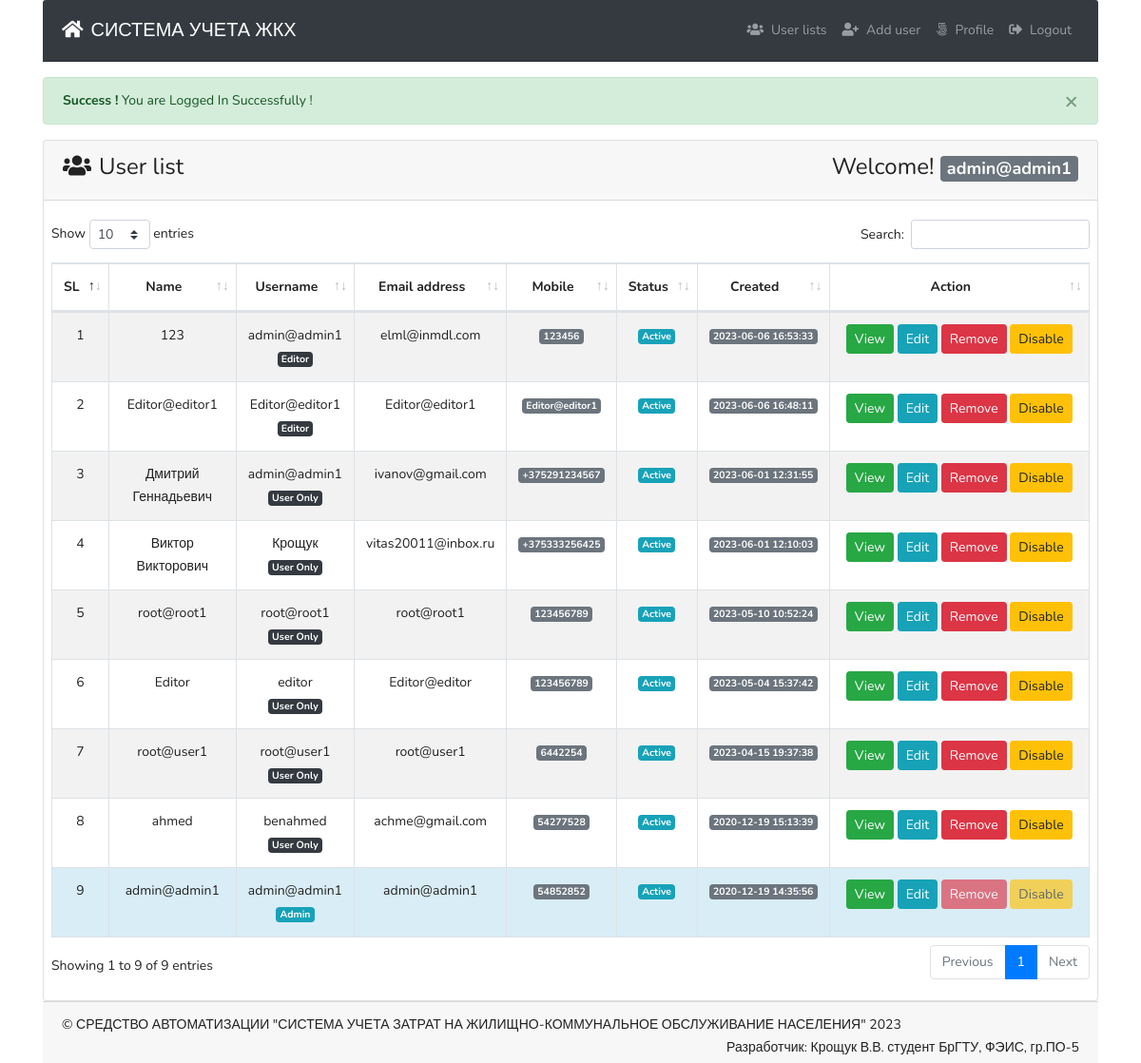
Screenshot of /indexOne.php (signed in) with the database file from the repository.
### tables this page shows
CREATE TABLE IF NOT EXISTS `tbl_users` (
  `id` int NOT NULL AUTO_INCREMENT,
  `name` varchar(255) DEFAULT NULL,
  `username` varchar(255) DEFAULT NULL,
  `email` varchar(255) DEFAULT NULL,
  `password` varchar(255) DEFAULT NULL,
  `mobile` varchar(25) DEFAULT NULL,
  `roleid` tinyint DEFAULT NULL,
  `isActive` tinyint DEFAULT '0',
  `created_at` timestamp NOT NULL DEFAULT CURRENT_TIMESTAMP,
  `updated_at` timestamp NOT NULL DEFAULT CURRENT_TIMESTAMP,
  PRIMARY KEY (`id`),
  KEY `id` (`id`)
);

### lib/Session.php (called while the page is built, shortened)
<?php
class Session{
  public static function get($key){
    if (isset($_SESSION[$key])) {
      return $_SESSION[$key];
    }else{
      return false;
    }
  }
}

### classes/Users.php (called while the page is built, shortened)
<?php
include 'lib/Database.php';
include_once 'lib/Session.php';
class Users{
  private $db;
  public function __construct(){
    $this->db = new Database();
  }
   public function formatDate($date){
      $strtime = strtotime($date);
    return date('Y-m-d H:i:s', $strtime);
   }
  public function selectAllUserData(){
    $sql = "SELECT * FROM tbl_users ORDER BY id DESC";
    $stmt = $this->db->pdo->prepare($sql);
    $stmt->execute();
    return $stmt->fetchAll(PDO::FETCH_OBJ);
  }
}

### lib/Database.php (called while the page is built, shortened)
<?php
class  Database{
  public $pdo;
  public function __construct(){
    if (!isset($this->pdo)) {
      try {
        $link = new PDO('mysql:host='.DB_HOST.'; dbname='.DB_NAME, DB_USER, DB_PASS);
        $link->setAttribute(PDO::ATTR_ERRMODE, PDO::ERRMODE_EXCEPTION);
        $link->exec("SET CHARACTER SET utf8");
        $this->pdo  =  $link;
      } catch (PDOException $e) {
        die("Connection error...".$e->getMessage());
      }
    }
  }
}

### indexOne.php (the view, shortened to what this page needs)
<?php
include 'inc/header.php';
$logMsg = Session::get('logMsg');
if (isset($logMsg)) {
  echo $logMsg;
}
?>
      <div class="card ">
        <div class="card-header">
          <h3><i class="fas fa-users mr-2"></i>User list <span class="float-right">Welcome! <strong>
            <span class="badge badge-lg badge-secondary text-white">
<?php
$username = Session::get('username');
if (isset($username)) {
  echo $username;
}
 ?>
</span>
        </strong></span></h3>
        </div>
        <div class="card-body pr-2 pl-2">
          <table id="example" class="table table-striped table-bordered" style="width:100%">
                  <thead>
                    <tr>
                      <th  class="text-center">SL</th>
                      <th  class="text-center">Name</th>
                      <th  class="text-center">Username</th>
                      <th  class="text-center">Email address</th>
                      <th  class="text-center">Mobile</th>
                      <th  class="text-center">Status</th>
                      <th  class="text-center">Created</th>
                      <th  width='25%' class="text-center">Action</th>
                    </tr>
                  </thead>
                  <tbody>
                    <?php
                      $allUser = $users->selectAllUserData();
                      if ($allUser) {
                        $i = 0;
                        foreach ($allUser as  $value) {
                          $i++;
                     ?>
                      <tr class="text-center"
                     <?php if (Session::get("id") == $value->id) {
                        echo "style='background:#d9edf7' ";
                      } ?>
                      >
                        <td><?php echo $i; ?></td>
                        <td><?php echo $value->name; ?></td>
                        <td><?php echo $value->username; ?> <br>
                        <?php if ($value->roleid  == '1')
                        {
                          echo "<span class='badge badge-lg badge-info text-white'>Admin</span>";
                        }
                        else if ($value->roleid == '2') {
                          echo "<span class='badge badge-lg badge-dark text-white'>Editor</span>";
                        }
                        else if ($value->roleid == '3') {
                            echo "<span class='badge badge-lg badge-dark text-white'>User Only</span>";
                        } ?>
                        </td>
                        <td><?php echo $value->email; ?></td>
                        <td><span class="badge badge-lg badge-secondary text-white">
                          <?php echo $value->mobile; ?></span></td>
                        <td>
                          <?php if ($value->isActive == '0') { ?>
                          <span class="badge badge-lg badge-info text-white">Active</span>
                        <?php }else{ ?>
                    <span class="badge badge-lg badge-danger text-white">Deactive</span>
                        <?php } ?>
                        </td>
                        <td><span class="badge badge-lg badge-secondary text-white"><?php echo $users->formatDate($value->created_at);  ?></span></td>
                        <td>
                          <?php if ( Session::get("roleid") == '1') {?>
                            <a class="btn btn-success btn-sm
                            " href="profile.php?id=<?php echo $value->id;?>">View</a>
                            <a class="btn btn-info btn-sm " href="profile.php?id=<?php echo $value->id;?>">Edit</a>
                            <a onclick="return confirm('Are you sure To Delete ?')" class="btn btn-danger
                    <?php if (Session::get("id") == $value->id) {
                      echo "disabled";
                    } ?>
                             btn-sm " href="?remove=<?php echo $value->id;?>">Remove</a>
                             <?php if ($value->isActive == '0') {  ?>
                               <a onclick="return confirm('Are you sure To Deactive ?')" class="btn btn-warning
                       <?php if (Session::get("id") == $value->id) {
                         echo "disabled";
                       } ?>
                                btn-sm " href="?deactive=<?php echo $value->id;?>">Disable</a>
                             <?php } ?>
                        <?php  }
                         ?>
                        </td>
                      </tr>
                    <?php }}else{ ?>
                      <tr class="text-center">
                      <td>No user availabe now !</td>
                    </tr>
                    <?php } ?>
                  </tbody>
              </table>
        </div>
      </div>
  <?php
  include 'inc/footer.php';
  ?>

### inc/header.php (shortened to what this page needs)
<?php
$filepath = realpath(dirname(__FILE__));
include_once $filepath."/../lib/Session.php";
$users = new Users();
?>
<!DOCTYPE html>
<html lang="en" dir="ltr">
  <head>
    <link rel="stylesheet" href="assets/bootstrap.min.css">
    <link href="https://use.fontawesome.com/releases/v5.0.4/css/all.css" rel="stylesheet">
    <link rel="stylesheet" href="assets/dataTables.bootstrap4.min.css">
    <link rel="stylesheet" href="assets/style.css">
  </head>
  <body>
    <div class="container">
      <nav class="navbar navbar-expand-md navbar-dark bg-dark card-header">
        <a class="navbar-brand" href="index.php"><i class="fas fa-home mr-2"></i>СИСТЕМА УЧЕТА ЖКХ</a>
        <div class="collapse navbar-collapse" id="navbarsExampleDefault">
          <ul class="navbar-nav ml-auto">
          <?php if (Session::get('id') == TRUE) { ?>
            <?php if (Session::get('roleid') == '1') { ?>
               <li class="nav-item">
                  <a class="nav-link" href="indexOne.php"><i class="fas fa-users mr-2"></i>User lists </span></a>
              </li>
              <li class="nav-item
              <?php
                          $path = $_SERVER['SCRIPT_FILENAME'];
                          $current = basename($path, '.php');
                          if ($current == 'addUser') {
                            echo " active ";
                          }
                         ?>">
                <a class="nav-link" href="addUser.php"><i class="fas fa-user-plus mr-2"></i>Add user </span></a>
              </li>
            <?php  } ?>
            <li class="nav-item
            <?php
      				$path = $_SERVER['SCRIPT_FILENAME'];
      				$current = basename($path, '.php');
      				if ($current == 'profile') {
      					echo "active ";
      				}
      			 ?>
            ">
              <a class="nav-link" href="profile.php?id=<?php echo Session::get("id"); ?>">
              <i class="fab fa-500px mr-2">
              </i>Profile <span class="sr-only">(current)</span></a>
            </li>
            <li class="nav-item">
              <a class="nav-link" href="?action=logout">
                <i class="fas fa-sign-out-alt mr-2"></i>Logout</a>
            </li>
          <?php } ?>
          </ul>
        </div>
      </nav>

### inc/footer.php (shortened to what this page needs)
<div class="well card-footer">
  <p>© СРЕДСТВО АВТОМАТИЗАЦИИ "СИСТЕМА УЧЕТА ЗАТРАТ НА ЖИЛИЩНО-КОММУНАЛЬНОЕ ОБСЛУЖИВАНИЕ НАСЕЛЕНИЯ" 2023
      <span class="float-right">Разработчик: Крощук В.В. студент БрГТУ, ФЭИС, гр.ПО-5</span>
  </p>
</div>
  </body>
</html>

### rows the page displays
tbl_users: name "123", username "admin@admin1", shows "Editor", email "elml@inmdl.com", mobile "123456", isActive "Active", created_at "2023-06-06 16:53:33"
tbl_users: name "Editor@editor1", username "Editor@editor1", email "Editor@editor1", mobile "Editor@editor1", isActive "Active", created_at "2023-06-06 16:48:11"
tbl_users: name "Дмитрий Геннадьевич", username "admin@admin1", shows "User Only", email "ivanov@gmail.com", mobile "+375291234567", isActive "Active", created_at "2023-06-01 12:31:55"
tbl_users: name "Виктор Викторович", username "Крощук", shows "User Only", email "vitas20011@inbox.ru", mobile "+375333256425", isActive "Active", created_at "2023-06-01 12:10:03"
tbl_users: name "root@root1", username "root@root1", shows "User Only", email "root@root1", mobile "123456789", isActive "Active", created_at "2023-05-10 10:52:24"
tbl_users: name "Editor", username "editor", shows "User Only", email "Editor@editor", mobile "123456789", isActive "Active", created_at "2023-05-04 15:37:42"
tbl_users: name "root@user1", username "root@user1", shows "User Only", email "root@user1", mobile "6442254", isActive "Active", created_at "2023-04-15 19:37:38"
tbl_users: name "ahmed", username "benahmed", shows "User Only", email "achme@gmail.com", mobile "54277528", isActive "Active", created_at "2020-12-19 15:13:39"
tbl_users: name "admin@admin1", username "admin@admin1", shows "Admin", email "admin@admin1", mobile "54852852", isActive "Active", created_at "2020-12-19 14:35:56"

### other values shown
$logMsg "× Success ! You are Logged In Successfully !"
$username "admin@admin1"
